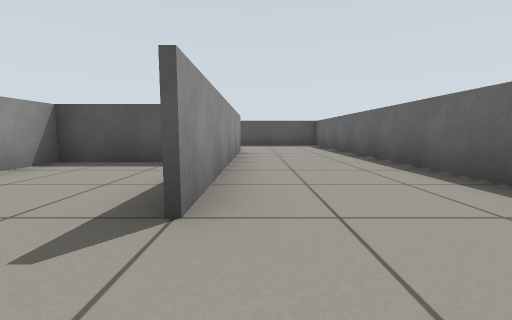
View 1 (above)

23 first-person views from a walk through a robot-simulator world made for Gazebo. The camera is 0.51 m above the floor, tilts 6° down and sees 90° across. The floor is counted in squares, 1 m on a side. Each view is taken from the middle of a square. On the plan, view 1 faces up. The plan holds only what a view shows up to about 9 squares ahead; the rest is blank.

View 2
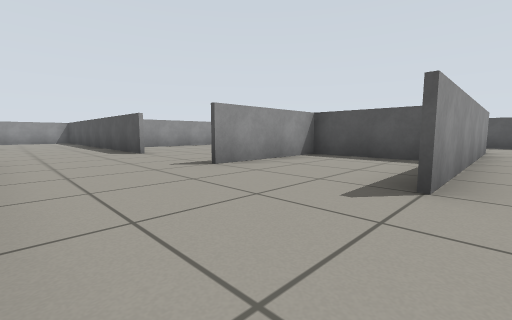

View 3
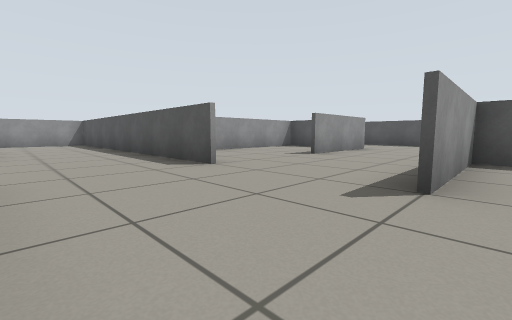

View 4
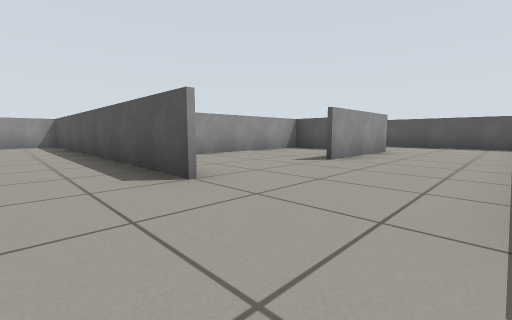

View 5
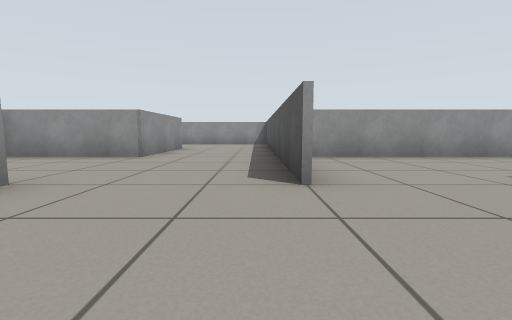

View 6
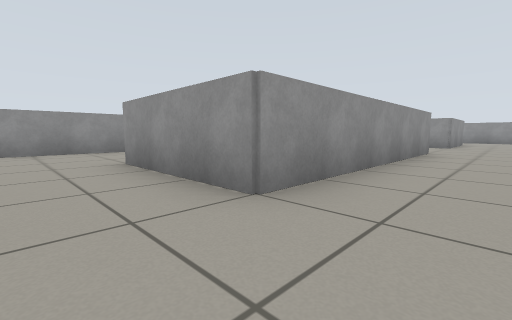

View 7
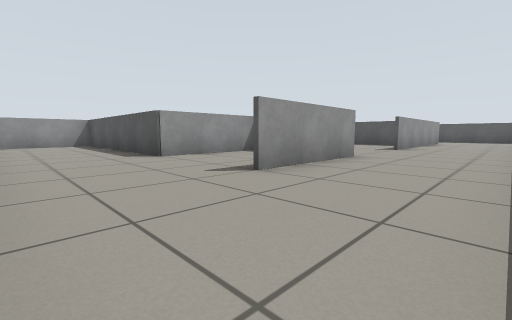

View 8
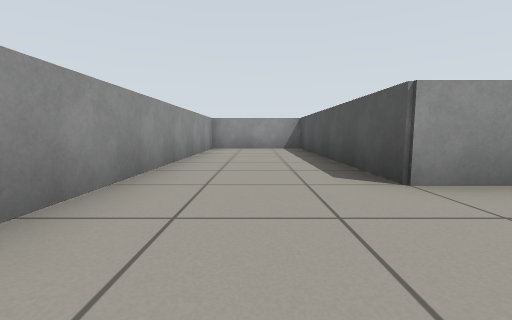

View 9
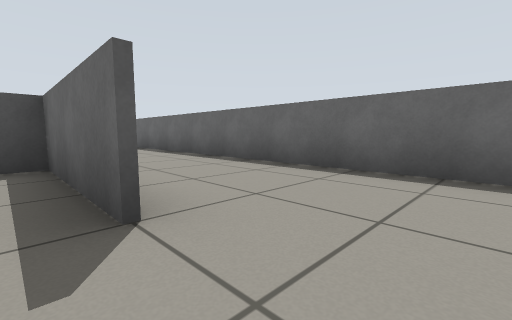

View 10
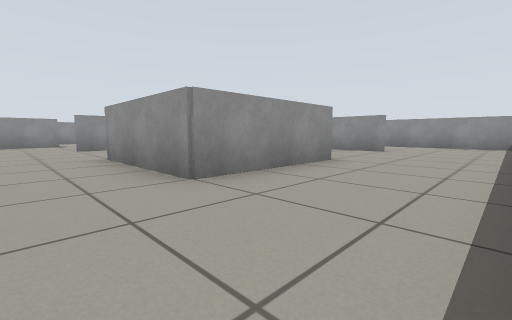

View 11
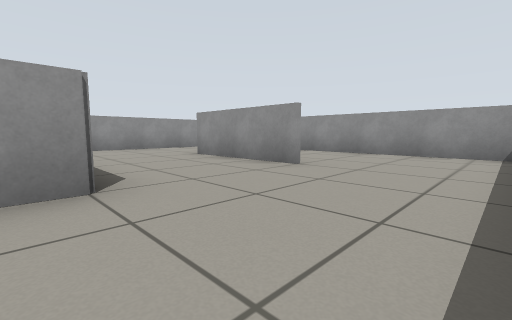

View 12
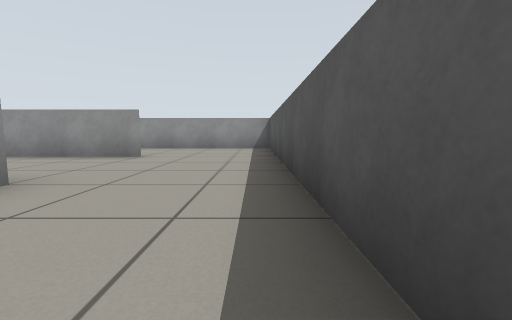

View 13
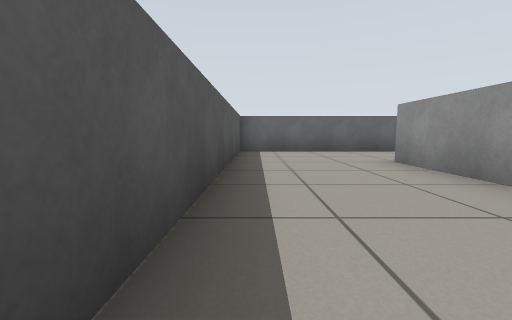

View 14
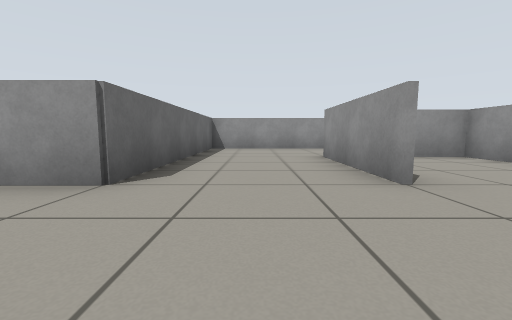

View 15
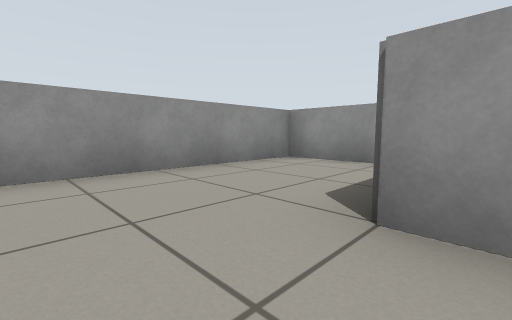

View 16
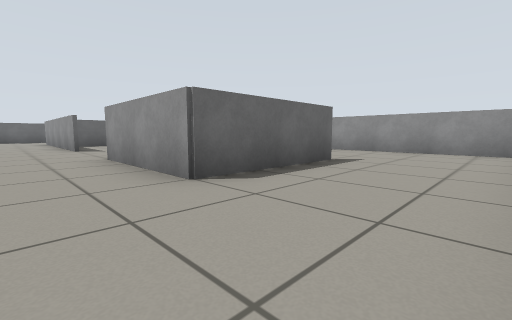

View 17
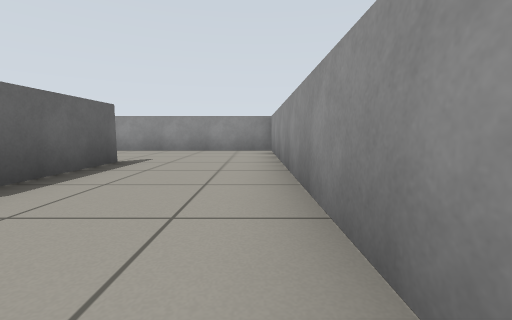

View 18
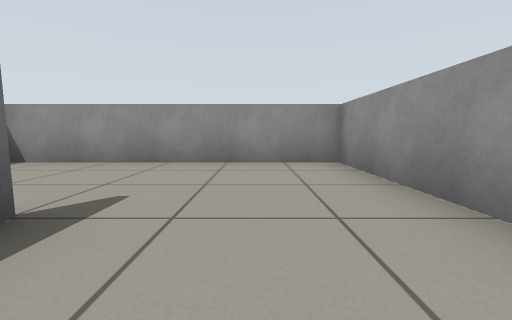

View 19
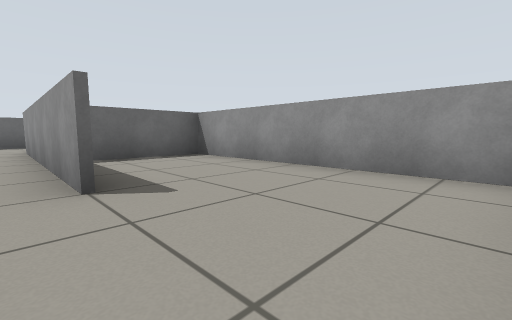

View 20
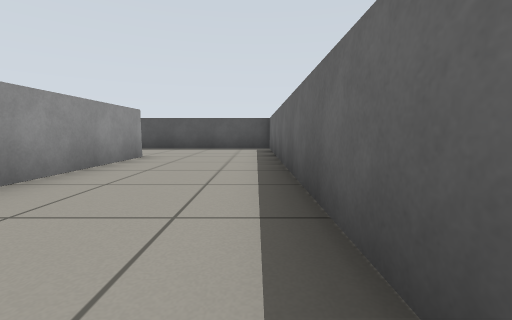

View 21
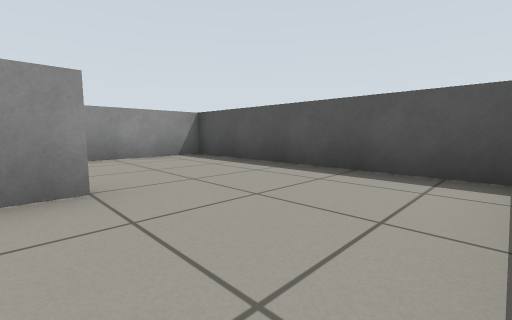

View 22
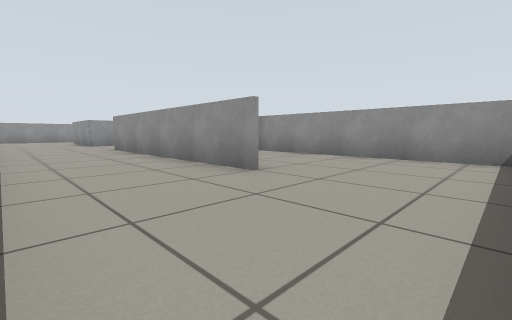

View 23
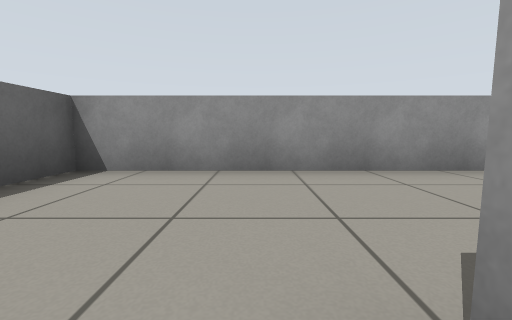

### Floor plan
Ten units are one square. View 1 is at (0, 0); x grows to the right and y downward. Boxes are objects, and circles mark ways between rooms. Rooms are numbered by the first view taken in them; rooms with no view inside come last. Other rooms are left out.
<svg viewBox="-160 -110 190 189">
<path fill="none" stroke="#000" d="M-64 -15 -154 -15M-66 14 -4 14 -4 45M-34 16 -34 45 -95 45M-72 -16 -65 -16M-11 -45 -35 -45M-36 -59 -36 -76M-91 45 -36 45 -36 21M-5 46 -5 16M-64 -76 -64 -45M-81 -75 -94 -75 -94 -21M-126 46 -126 14 -94 14 -94 74 25 74 25 -105 -34 -105 -34 -15M-4 -76 -4 -15M-155 -9 -155 74 -96 74M-125 -76 -125 -44M-155 -34 -155 -9M-155 -16 -96 -16 -96 -76 -64 -76M-36 -76 -36 -105 -155 -105 -155 -46 -144 -46"/>
<circle cx="-55" cy="-80" r="3" fill="#2a7"/>
<text x="-50" y="0">1</text>
<text x="-110" y="-70">2</text>
</svg>
Room 1 opens to room 2.

Where each view was taken, in squares from view 1:
view 1: 0 up, 0 right, facing up
view 2: 1 down, 0 right, facing up-left
view 3: 1 down, 3 left, facing up-left
view 4: 0 up, 4 left, facing up-left
view 5: 1 up, 4 left, facing left
view 6: 0 up, 1 right, facing down-left
view 7: 7 down, 2 right, facing up-left
view 8: 6 down, 1 left, facing left
view 9: 6 down, 1 left, facing up-right
view 10: 10 up, 5 left, facing down-left
view 11: 10 up, 9 left, facing down-left
view 12: 10 up, 7 left, facing left
view 13: 10 up, 11 left, facing right
view 14: 10 up, 11 left, facing down
view 15: 5 up, 11 left, facing down-left
view 16: 0 up, 15 left, facing down-right
view 17: 0 up, 15 left, facing down
view 18: 3 down, 14 left, facing down
view 19: 1 down, 9 left, facing down-right
view 20: 2 up, 2 right, facing up
view 21: 7 up, 2 right, facing up-left
view 22: 10 up, 2 right, facing down-left
view 23: 4 down, 0 right, facing down
